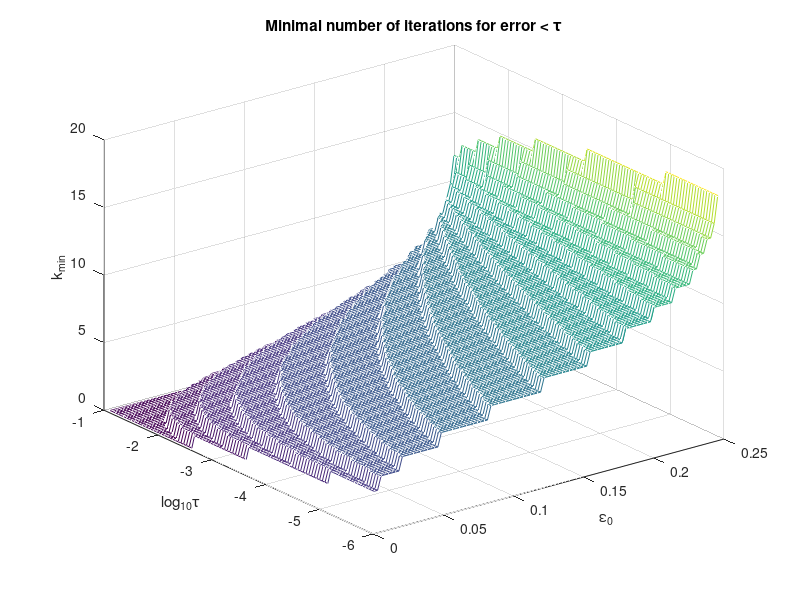

Write the MATLAB code that produced this figure.
% MATLAB Plotting script for Course "Mumerical Methods for CS(E)", Order-p convergent
% iteration

C               = 2; % Costant 
p               = 1.5; % Order p 
eps_max         = C^(1/(1-p)); % Threshold for intial error 

ngp             = 100; % number of grid points
eps_lin         = linspace(0, eps_max, ngp);
tau_lin         = linspace(-6, -1, ngp); % Logarithm of error reduction 
[eps_msh,tau_msh] = meshgrid(eps_lin(2:(end-1)),tau_lin(2:(end-1)));

kmin = @(eps, C, p, tau) ceil(log( ( log(tau) + (1/(p-1)).*log(C) ) ./ log(C^(1/(p-1)) .* eps)  ) ./ log(p) );
k = kmin(eps_msh, C, p, 10.^tau_msh);

% Consider only gridpoints where: eps larger as tau
for ne = 1:ngp-2
    for nt = 1:ngp-2
        if (eps_lin(ne+1) < 10^tau_lin(nt+1))
           k(nt,ne) = 0;
        end
    end
end

% Plotting
figure('Name','k_min plot');
mesh(eps_msh,tau_msh,k);
title('Minimal number of iterations for error < \tau');
xlabel('\epsilon_0');
ylabel('log_{10}\tau');
zlabel('k_{min}');
xlim([0,eps_max]);
ylim([-6,-1]);

% % Just a color plot
% figure('Name','k_min plot');
% pcolor(eps_msh,tau_msh,k)
% colorbar()
% title('Minimal number of iterations for error < \tau')
% xlabel('\epsilon_0')
% ylabel('\tau')
% xlim([0,eps_max])
% ylim([-6,-1])
% shading flat